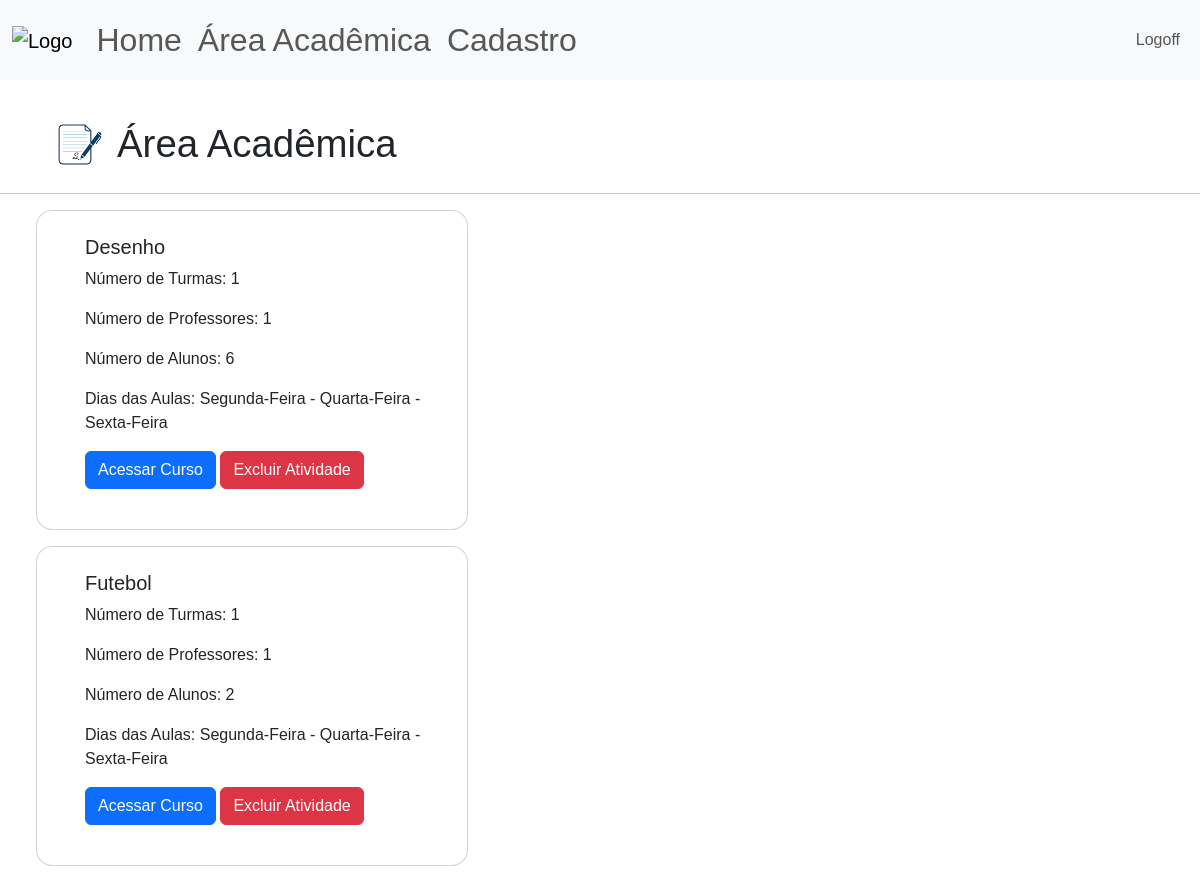
Page /area-academica (signed in) on the earlier database version.
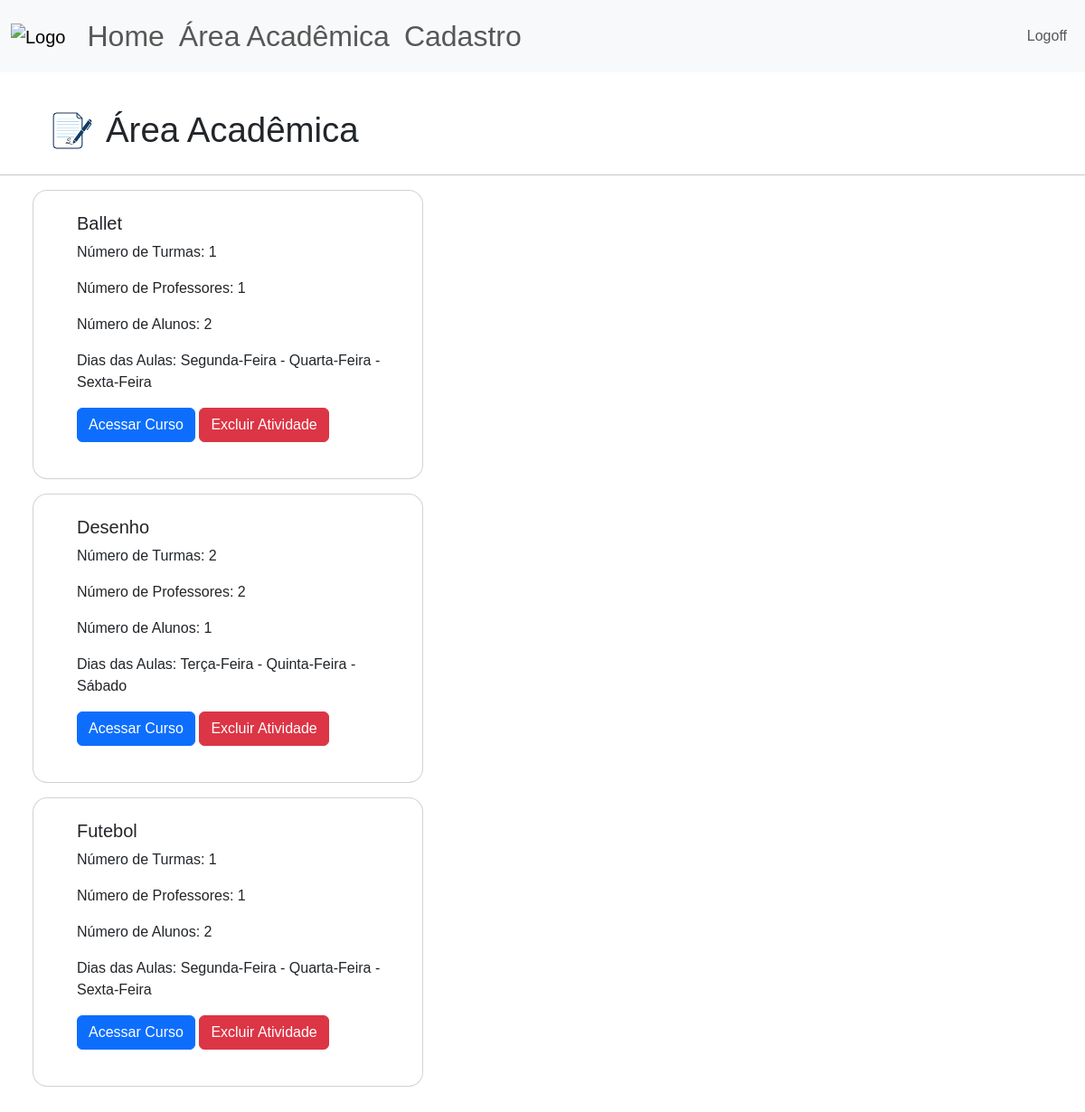
Same page on the later database version.
### site_verbo_amar/models.py (models this page shows)
class Atividade(database.Model):
    id = database.Column(database.Integer, primary_key=True)
    atividade = database.Column(database.String, nullable=False, unique=True)
    dias_aula = database.Column(database.String, nullable=False)

### site_verbo_amar/routes.py (the view)
@app.route("/area-academica", methods=['POST','GET'])
@login_required
def area_academica():
    atividades = carregar_nome_atividades()
    atividades = carregar_turmas(atividades)
    adm = current_user.adm
    if adm=="1":
        privilegio=True
    else:
        privilegio=False
    return render_template("area_academica.html", atividades=atividades,privilegio=privilegio)

### site_verbo_amar/models.py (called while the page is built)
@login_manager.user_loader
def load_user(id_usuario):
    return Usuario.query.get(int(id_usuario))

### site_verbo_amar/routes.py (called while the page is built)
def carregar_nome_atividades():
    dict_ativ = {}
    atividades = Atividade.query.order_by(Atividade.atividade.asc()).all()
    for ativ in atividades:
        dict_ativ[ativ.id] = {"nome_atividade":ativ.atividade,
                              "dias_aula":ativ.dias_aula.replace(";",' - '),
                              "turmas":0,
                              "professores":[],
                              "alunos":0,
                              "n_professores":0}
    return dict_ativ

def carregar_turmas(dict_ativ):
    turmas = Turma.query.order_by(Turma.id_atividade.asc()).all()
    for ativ in dict_ativ:
        for id in turmas:
            if ativ == id.id_atividade:
                dict_ativ[ativ]['turmas'] += 1
                if type(id.id_aluno) == int and id.id_aluno !=0:
                    total_alunos =1
                else:
                    total_alunos = len(id.id_aluno) - id.id_aluno.count(';')
                dict_ativ[ativ]['alunos'] += total_alunos
                if not id.id_professor in dict_ativ[ativ]['professores']:
                    dict_ativ[ativ]['professores'].append(id.id_professor)
                    dict_ativ[ativ]['n_professores'] +=1
    return dict_ativ

### site_verbo_amar/templates/area_academica.html
{% extends 'base.html'%}
{% block body %}
<div class = "d-flex align-items-center gap-1", style="padding-left: 3rem; padding-top: 2rem;">
    <img src="{{url_for('static', filename='academica_logo.png')}}" alt="study" height="65">
    <h1 style="font-size: 2.4rem; font-weight: 500; line-height: 1.2; margin: 0;">Área Acadêmica</h1>
</div>
<hr>
<div id="card-area-academica">
{% for ativ in atividades %}
  <div class="card">
    <div class="card-content">
      <h5 class="card-title">{{atividades[ativ]["nome_atividade"]}}</h5>
      <p class="card-text">Número de Turmas: {{atividades[ativ]["turmas"]}}</p>
      <p class="card-text">Número de Professores: {{atividades[ativ]["n_professores"]}}</p>
      <p class="card-text">Número de Alunos: {{atividades[ativ]["alunos"]}}</p>
      <p class="card-text">Dias das Aulas: {{atividades[ativ]["dias_aula"]}}</p>
      <a href="{{ url_for('exibir_turmas', nome=atividades[ativ]['nome_atividade']) }}" class="btn btn-primary">Acessar Curso</a>
      <a href="{{url_for('excluir_atividade', nome_atividade=atividades[ativ]['nome_atividade']) }}" class="btn btn-danger">Excluir Atividade</a>
    </div>
  </div>
 {% endfor %}
</div>
{% endblock %}

### site_verbo_amar/templates/base.html (shortened to what this page needs)
<!DOCTYPE html>
<html lang="pt-br">
<head>
    <link href="https://cdn.jsdelivr.net/npm/bootstrap@5.3.8/dist/css/bootstrap.min.css" rel="stylesheet">
    <link rel="stylesheet" type="text/css" href="{{url_for('static', filename='main.css')}}">
</head>
<body>
    {% include 'navbar.html'%}
    {% block body %}
    {% endblock %}
</body>
</html>

### site_verbo_amar/templates/navbar.html (shortened to what this page needs)
<nav class="navbar navbar-expand-lg bg-body-tertiary">
  <div class="container-fluid">
    <a class="navbar-brand" href="{{ url_for('home')}}">
      <img src = "{{url_for('static', filename='logo.png')}}", height="100", alt="Logo">
    </a>
    <ul class="navbar-nav me-auto mb-2 mb-lg-0" style="font-size: 2rem;">
        {% if current_user.is_authenticated %}
          <li class="nav-item">
            <a class="nav-link" href="{{ url_for('home') }}">Home</a>
          </li>
          <li class="nav-item">
            <a class="nav-link" href="{{ url_for('area_academica') }}">Área Acadêmica</a>
          </li>
          <li class="nav-item">
            <a class="nav-link" href="{{ url_for('cadastro') }}">Cadastro</a>
          </li>
         {% endif %}
      </ul>
      <ul class="d-flex navbar-nav">
        {% if current_user.is_authenticated %}
            <li class="nav-item">
              <a class="nav-link" href="{{ url_for('sair') }}">Logoff</a>
            </li>
        {% else %}
          <li class="nav-item">
            <a class="nav-link" href="{{ url_for('login') }}">Login</a>
          </li>
        {% endif %}
      </ul>
    </div>
</nav>

### site_verbo_amar/static/main.css (style rules this page uses)
* { font-family:'Poppins', sans-serif; }
#card-area-academica { display: flex; flex-wrap: wrap; align-items: left; gap: 5%; margin: 0vw auto 10vw 3vw; width: 50%; }
#card-area-academica .card { display: flex; flex-direction: row; padding: 2rem 2rem 3rem 3rem; margin-bottom: 1rem; width: 27rem; height: 20rem; align-items: center; justify-content: space-between; border-radius: 2vh; }

Differences in the rows shown:
added Atividade: atividade "Ballet"
Other differences:
new list line: "Número de Turmas: 1 Número de Professores: 1 Número de Alunos: 2 Dias das Aulas: Segunda-Feira - Quarta-Feira - Sexta-Feira Acessar Curso Excluir Atividade"
new list line: "Desenho"
new list line: "Número de Turmas: 2 Número de Professores: 2 Número de Alunos: 1 Dias das Aulas: Terça-Feira - Quinta-Feira - Sábado Acessar Curso Excluir Atividade"
list line gone: "Desenho"
list line gone: "Número de Turmas: 1 Número de Professores: 1 Número de Alunos: 6 Dias das Aulas: Segunda-Feira - Quarta-Feira - Sexta-Feira Acessar Curso Excluir Atividade"
